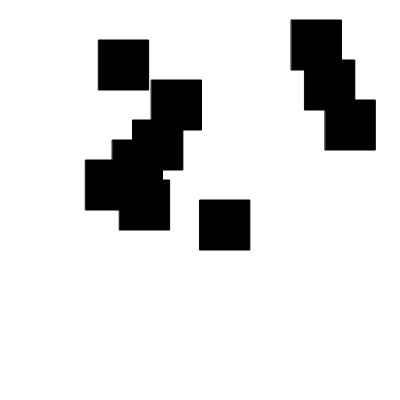
Frame 1 (no input)
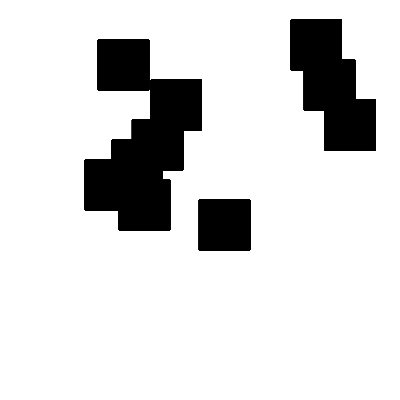
Frame 60 (no input)
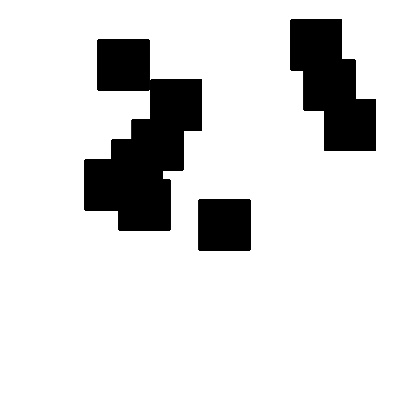
Frame 120 (the mouse pressed at the canvas centre since frame 60)

The p5.js sketch that drew these frames (run headless with seeded random() and noise() and a simulated clock; from frame 60 on, the mouse is pressed at the canvas centre):

// p5.js sketch
// ── sketch.js
var orange = [];



function setup() {
  createCanvas(400,400);
  fill(0);
  for (var i = 1; i <= 10; i++) {
    orange[i - 1] = random(20, 400);
  }
}

function draw() {
  console.log(orange);
  for (var i = 1; i <= 10; i++) {
    rect(orange[i-1], i*20,50,50);
  }
}
